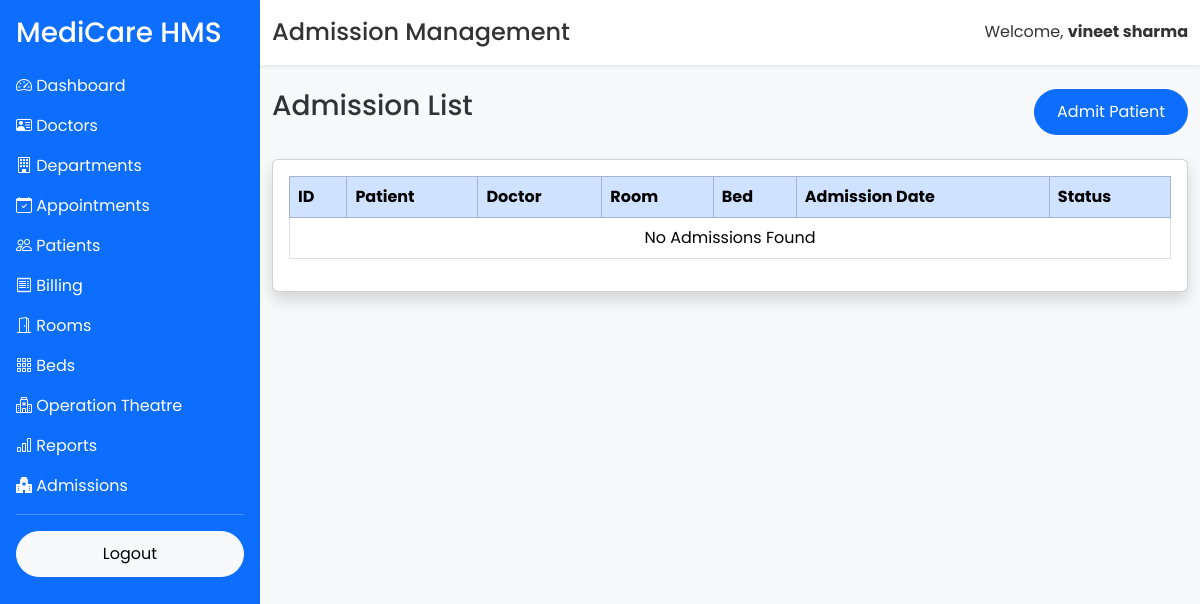
Before: /admin/admissions (signed in) with the older database file.
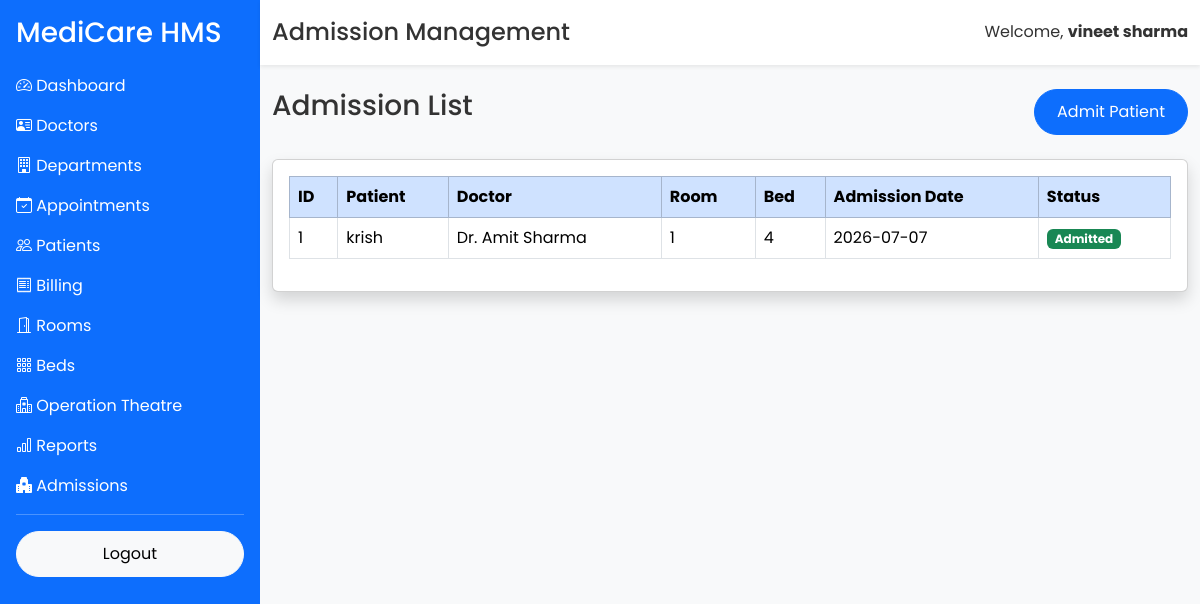
After: the same page with the newer database file.
### app/models/admission.py (models this page shows)
class Admission(db.Model):
    __tablename__ = "admissions"
    id = db.Column(db.Integer, primary_key=True)
    patient_id = db.Column(
        db.Integer,
        db.ForeignKey("users.id"),
        nullable=False
    )
    doctor_id = db.Column(
        db.Integer,
        db.ForeignKey("doctors.id"),
        nullable=False
    )
    room_id = db.Column(
        db.Integer,
        db.ForeignKey("rooms.id"),
        nullable=False
    )
    bed_id = db.Column(
        db.Integer,
        db.ForeignKey("beds.id"),
        nullable=False
    )
    admission_date = db.Column(db.Date)
    discharge_date = db.Column(db.Date)
    status = db.Column(
        db.String(20),
        default="Admitted"
    )
    created_at = db.Column(
        db.DateTime,
        server_default=db.func.now()
    )
    patient = db.relationship("User")
    doctor = db.relationship("Doctor")
    room = db.relationship("Room")
    bed = db.relationship("Bed")

### app/models/user.py (models this page shows, shortened)
class User(UserMixin, db.Model):
    __tablename__ = "users"
    id = db.Column(db.Integer, primary_key=True)
    full_name = db.Column(db.String(100), nullable=False)
    email = db.Column(db.String(120), unique=True, nullable=False)
    phone = db.Column(db.String(15), unique=True, nullable=True)
    password = db.Column(db.String(255), nullable=False)
    role = db.Column(db.String(20), default="patient")
    is_active = db.Column(db.Boolean, default=True)
    created_at = db.Column(db.DateTime, server_default=db.func.now())

### app/models/doctor.py (models this page shows, shortened)
class Doctor(db.Model):
    __tablename__ = "doctors"
    id = db.Column(db.Integer, primary_key=True)
    full_name = db.Column(db.String(100), nullable=False)
    specialization = db.Column(db.String(100), nullable=False)
    email = db.Column(db.String(120), unique=True)
    phone = db.Column(db.String(15))
    qualification = db.Column(db.String(100))
    experience = db.Column(db.Integer)
    consultation_fee = db.Column(db.Float)
    created_at = db.Column(
        db.DateTime,
        server_default=db.func.now()
    )

### app/models/room.py (models this page shows)
class Room(db.Model):
    __tablename__ = "rooms"
    id = db.Column(db.Integer, primary_key=True)
    room_number = db.Column(db.String(20), unique=True, nullable=False)
    room_type = db.Column(db.String(50), nullable=False)
    floor = db.Column(db.String(20))
    charges = db.Column(db.Float, nullable=False)
    status = db.Column(
        db.String(20),
        default="Available"
    )
    created_at = db.Column(
        db.DateTime,
        server_default=db.func.now()
    )

### app/models/bed.py (models this page shows)
class Bed(db.Model):
    __tablename__ = "beds"
    id = db.Column(db.Integer, primary_key=True)
    bed_number = db.Column(db.String(20), unique=True, nullable=False)
    room_id = db.Column(
        db.Integer,
        db.ForeignKey("rooms.id"),
        nullable=False
    )
    status = db.Column(
        db.String(20),
        default="Available"
    )
    created_at = db.Column(
        db.DateTime,
        server_default=db.func.now()
    )
    room = db.relationship("Room", backref="beds")

### app/routes/admission.py (the view)
@admission.route("/admin/admissions")
@login_required
def admission_list():
    admissions = Admission.query.all()
    return render_template(
        "admission/dashboard.html",
        admissions=admissions
    )

### app/templates/admission/dashboard.html (shortened to what this page needs)
{% extends "layout/dashboard_base.html" %}
{% block page_title %}Admission Management{% endblock %}
{% block content %}
<div class="d-flex justify-content-between mb-4">
<h3>Admission List</h3>
<a href="{{ url_for('admission.add_admission') }}"
class="btn btn-primary">
Admit Patient
</a>
</div>
<div class="card shadow">
<div class="card-body">
<table class="table table-bordered table-hover">
<thead class="table-primary">
<tr>
<th>ID</th>
<th>Patient</th>
<th>Doctor</th>
<th>Room</th>
<th>Bed</th>
<th>Admission Date</th>
<th>Status</th>
</tr>
</thead>
<tbody>
{% for admission in admissions %}
<tr>
<td>{{ admission.id }}</td>
<td>{{ admission.patient.full_name }}</td>
<td>{{ admission.doctor.full_name }}</td>
<td>{{ admission.room.room_number }}</td>
<td>{{ admission.bed.bed_number }}</td>
<td>{{ admission.admission_date }}</td>
<td>
<span class="badge bg-success">
{{ admission.status }}
</span>
</td>
</tr>
{% else %}
<tr>
<td colspan="7" class="text-center">
No Admissions Found
</td>
</tr>
{% endfor %}
</tbody>
</table>
</div>
</div>
{% endblock %}

Changed rows visible on the page:
added Admission: id "1", patient.full_name "krish", doctor.full_name "Dr. Amit Sharma", room.room_number "1", bed.bed_number "4", admission_date "2026-07-07", status "Admitted"
Other visible differences:
text no longer shown: "No Admissions Found"
